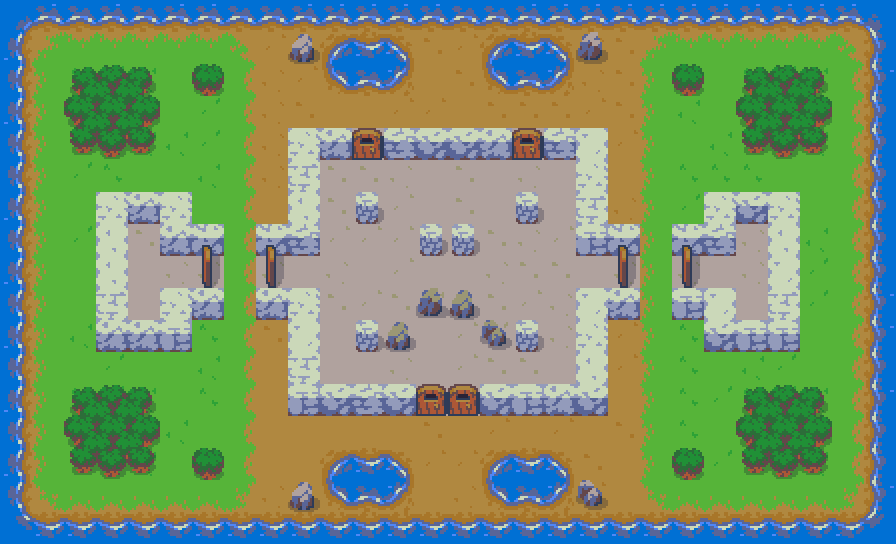

This is a level from a 2D game, rendered from its Tiled map with the project's own tilesets. A one-line summary and the complete map file follow:
An orthogonal 28x17 tile map with 32x32 px tiles, 1 tile layer (map) and 16 objects (8x 0, 8x 1).

<map version="1.10" tiledversion="1.11.2" orientation="orthogonal" renderorder="right-down" width="28" height="17" tilewidth="32" tileheight="32" infinite="0" nextlayerid="3" nextobjectid="17">
 <tileset firstgid="1" source="NewFullTile.tsx" />
 <layer id="1" name="map" width="28" height="17">
  <data encoding="csv">
88,119,89,119,89,119,119,89,89,119,119,119,119,119,89,89,119,119,119,119,119,119,119,119,119,119,119,90,
128,111,112,112,112,112,112,113,3,5,171,139,174,2,3,171,139,174,7,2,111,112,112,112,112,112,113,100,
98,121,51,52,53,21,79,123,4,3,181,89,184,1,2,181,89,184,4,2,121,79,21,51,52,53,123,130,
128,121,61,62,63,21,23,123,4,2,1,1,3,3,1,2,2,2,3,2,121,24,21,61,62,63,123,100,
98,121,71,72,73,24,23,123,4,18,30,39,19,29,29,30,39,19,9,3,121,21,24,71,72,73,123,100,
98,121,23,22,21,21,24,123,4,8,32,32,34,31,32,31,34,31,18,1,121,22,22,22,21,21,123,100,
128,121,21,18,30,18,21,123,1,10,32,40,33,31,32,31,40,31,8,4,121,23,18,29,18,21,123,100,
98,121,23,10,32,30,28,123,28,19,33,33,33,40,40,32,34,33,20,28,121,28,19,34,10,24,123,100,
128,121,21,10,31,34,38,123,38,31,34,31,33,31,31,34,32,32,31,38,121,38,31,34,9,23,123,100,
98,121,21,8,31,18,30,123,30,18,32,33,32,37,35,32,33,34,9,30,121,20,9,31,8,23,123,130,
128,121,24,30,30,20,22,123,2,9,31,40,35,31,33,36,40,34,18,3,121,22,29,20,20,21,123,130,
98,121,21,23,21,21,24,123,1,8,31,31,34,31,33,32,32,31,10,3,121,22,21,24,23,21,123,100,
128,121,51,52,53,21,22,123,1,20,29,19,29,39,39,29,20,30,29,1,121,22,23,51,52,53,123,130,
98,121,61,62,63,24,21,123,1,1,1,1,1,2,1,3,1,3,1,2,121,22,21,61,62,63,123,100,
128,121,71,72,73,21,79,123,1,1,171,139,174,3,3,171,139,174,2,1,121,79,23,71,72,73,123,100,
98,131,132,132,132,132,132,133,4,5,181,89,184,1,4,181,89,184,6,1,131,132,132,132,132,132,133,130,
108,139,139,109,109,109,139,139,139,139,109,139,139,139,139,139,109,139,139,139,139,109,109,139,139,109,139,110
</data>
 </layer>
 <objectgroup id="2" name="unit">
  <object id="1" name="WarriorA" type="0" x="240" y="272">
   <point />
  </object>
  <object id="2" name="WarriorB" type="1" x="656" y="272">
   <point />
  </object>
  <object id="3" name="FighterA" type="0" x="208" y="176">
   <point />
  </object>
  <object id="4" name="FighterB" type="1" x="688" y="176">
   <point />
  </object>
  <object id="5" name="BarbarianA" type="0" x="208" y="368">
   <point />
  </object>
  <object id="6" name="BarbarianB" type="1" x="688" y="368">
   <point />
  </object>
  <object id="7" name="SpearmanA" type="0" x="240" y="208">
   <point />
  </object>
  <object id="8" name="SpearmanB" type="1" x="656" y="208">
   <point />
  </object>
  <object id="9" name="ThiefA" type="0" x="240" y="336">
   <point />
  </object>
  <object id="10" name="ThiefB" type="1" x="656" y="336">
   <point />
  </object>
  <object id="11" name="ArcherA" type="0" x="144" y="272">
   <point />
  </object>
  <object id="12" name="ArcherB" type="1" x="752" y="272">
   <point />
  </object>
  <object id="13" name="ClericA" type="0" x="80" y="272">
   <point />
  </object>
  <object id="14" name="ClericB" type="1" x="816" y="272">
   <point />
  </object>
  <object id="15" name="MageA" type="0" x="80" y="336">
   <point />
  </object>
  <object id="16" name="MageB" type="1" x="816" y="336">
   <point />
  </object>
 </objectgroup>
</map>
